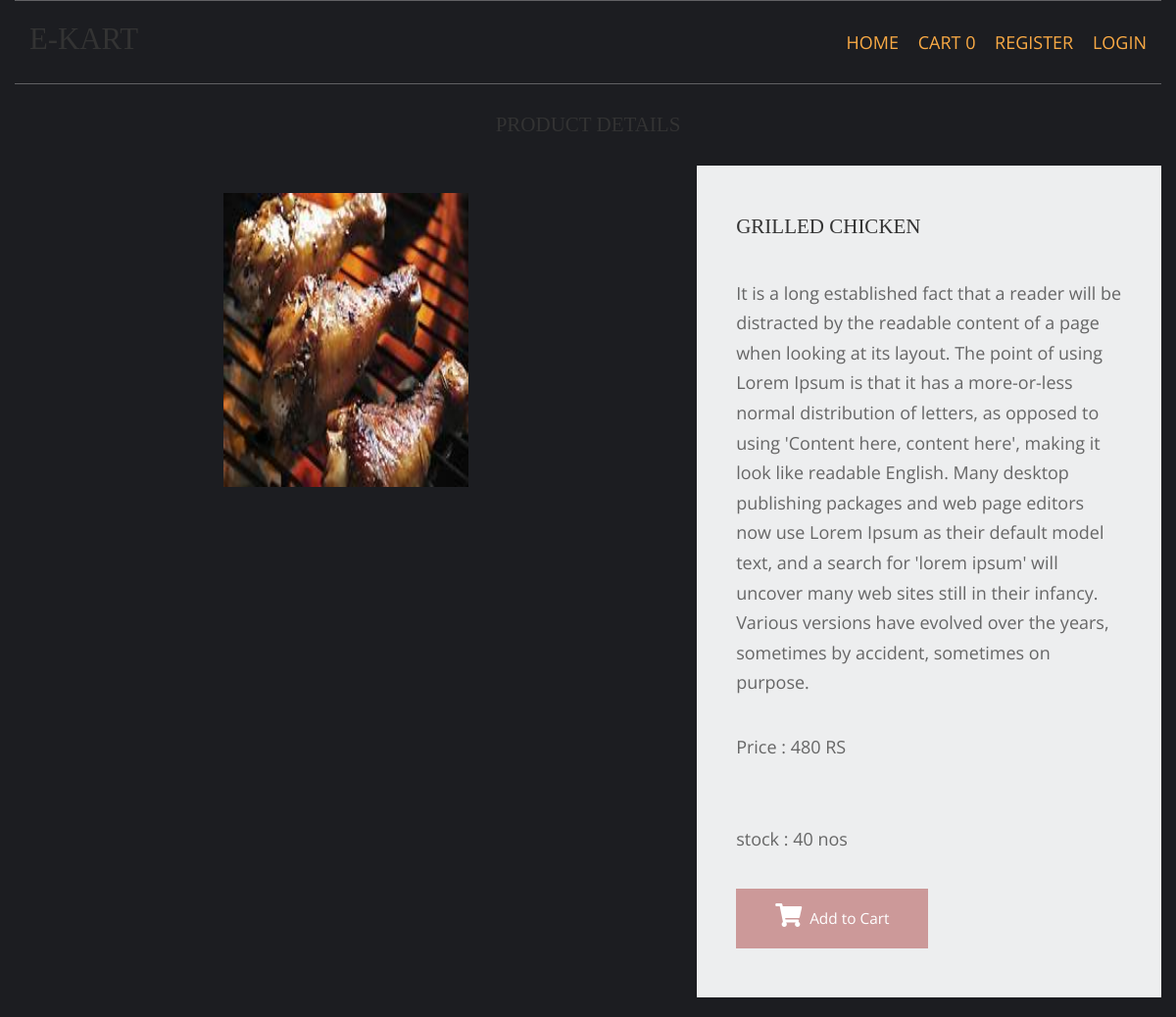
Screenshot of /chicken-recipe/grilled-chicken with the database file from the repository.
### shop/models.py (models this page shows, shortened)
class products(models.Model):
    name = models.CharField(max_length=250, unique=True)
    slug = models.SlugField(max_length=250, unique=True)
    img = models.ImageField(upload_to='pictures')
    desc = models.TextField()
    stock = models.IntegerField()
    available = models.BooleanField()
    price = models.IntegerField()
    category = models.ForeignKey(categ, on_delete=models.CASCADE)

### shop/views.py (the view)
# urls.py: path('<slug:c_slug>/<slug:product_slug>', views.prodDetails, name='details'),
def prodDetails(request, c_slug, product_slug):
    try:
        prod = products.objects.get(category__slug=c_slug, slug=product_slug)
    except Exception as e:
        raise e
    return render(request, 'item.html', {'pr': prod})

### cart/context_processor.py (called while the page is built)
def count(request):
    item_count=0
    if 'admin' in request.path:
        return {}
    else:
        try:
            ct=cartlist.objects.filter(cart_id=c_id(request))
            cti=items.objects.all().filter(cart=ct[:1])
            for c in cti:
                item_count+=c.quan
        except cartlist.DoesNotExist:
            item_count=0
        return dict(itc=item_count)

### cart/views.py (called while the page is built)
def c_id(request):
    ct_id=request.session.session_key
    if not ct_id:
       ct_id=request.session.create()
    return ct_id

### templates/item.html (shortened to what this page needs)
{% extends 'base.html' %}
{% load static %}
{% block content %}
<html lang="en">
<head>
    <link href="{% static 'pr/fontawesome/css/all.min.css' %}" rel="stylesheet" />
    <link href="{% static 'pr/css/templatemo-comparto.css' %}" rel="stylesheet" />
</head>
<body>
    <div class="container-fluid">
      <br>
        <center>
      <div header class="head1" ><h2>PRODUCT DETAILS</h2>
          </center>
      </div><br>
        <section class="tm-mb-1" id="about">
            <div class="tm-row tm-about-row">
                <div class="tm-section-1-l">
                          <br>
                     <center>
                    <img src="{{pr.img.url}}" alt="About image" style="width:250;height:300" class="tm-img-responsive">
                     </center>
                </div>
                <article class="tm-section-1-r tm-bg-color-8">
                    <h2 class="tm-mb-2 tm-title-color">{{pr.name}}</h2>
                    <p>{{pr.desc}}</p>
                    <p>Price : {{pr.price}} RS</p><br>
                      <p>stock : {{pr.stock}} nos</p>
                    {% if pr.stock <= 0%}
                    <h1 style="color:red">SORRY... NO STOCK LEFT</h1>
                    {% else %}
                    <a href={% url 'addcart' pr.id%} class="tm-btn tm-btn-1 tm-link-to-services"><i class="fa fa-shopping-cart" style="font-size:24px"></i> &nbsp;Add to Cart</a>
                    {% endif %}
                </article>
            </div>
        </section>
</body>
</html>
{% endblock %}

### static/hm/layout/styles/layout.css (style rules this page uses)
*, *::before, *::after { transition:all .3s ease-in-out; }
body { color:#A5A6AA; background-color:#1C1D21; }
a { color:#FBAB45; }

### static/pr/css/templatemo-comparto.css (style rules this page uses)
*, *::before, *::after { box-sizing: border-box; outline: none; }
ul, h1, h2, h3, h4, p, figure { padding: 0; margin: 0; }
body { font-family: 'Open Sans', Arial, sans-serif; font-size: 18px; overflow-x: hidden; padding-left: 15px; padding-right: 15px; margin: 0; }
h2 { font-size: 1.5rem; }
a { transition: all 0.3s ease; text-decoration: none; }
p { color: #666; line-height: 1.7; margin-bottom: 35px; }
h1, h2, h3, h4, h5, h6 { color: #333; }
.container-fluid { max-width: 1210px; margin-left: auto; margin-right: auto; }
.tm-mb-1 { margin-bottom: 20px; }
.tm-mb-2 { margin-bottom: 40px; }
.tm-bg-color-8 { background-color: #EDEEEF; }
.tm-img-responsive { max-width: 100%; height: auto; }
.tm-section-1-l { width: 57.85%; margin-right: 1.65%; }
.tm-section-1-r { padding: 50px 40px; width: 40.5%; }
.tm-row { display: flex; }
.tm-btn { display: inline-block; padding: 15px 40px; font-size: 1.1rem; border: none; background-color: #CC9999; color: white; }
a { color: #666; }

### static/hm/layout/styles/framework.css (style rules this page uses)
html { overflow-y:scroll; overflow-x:hidden; }
html, body { margin:0; padding:0; font-size:14px; line-height:1.6em; }
*, *::before, *::after { box-sizing:border-box; }
a { outline:none; text-decoration:none; }
img { width:auto; max-width:100%; height:auto; margin:0; padding:0; border:none; line-height:normal; vertical-align:middle; }
body, input, textarea, select { font-family:Verdana, Geneva, sans-serif; }
h1, h2, h3, h4, h5, h6, .heading { font-family:Georgia, "Times New Roman", Times, serif; }
::placeholder { opacity:1; }
h1, h2, h3, h4, h5, h6, .heading { margin:0 0 20px 0; font-size:1.4rem; line-height:normal; font-weight:normal; text-transform:uppercase; }
address, article, aside, figcaption, figure, footer, header, main, nav, section { display:block; margin:0; padding:0; }

### rows the page displays
products: img (picture), name "GRILLED CHICKEN", desc "It is a long established fact that a reader will be distracted by the readable content of a page when looking at its layout. The point of using Lorem Ipsum is that it has a more-or-less normal distribution of letters, as opposed to using 'Content here, content here', making it look like readable English. Many desktop publishing packages and web page editors now use Lorem Ipsum as their default model text, and a search for 'lorem ipsum' will uncover many web sites still in their infancy. Various versions have evolved over the years, sometimes by accident, sometimes on purpose.", price "480", stock "40"

### other values shown
{{ itc }} "0"
